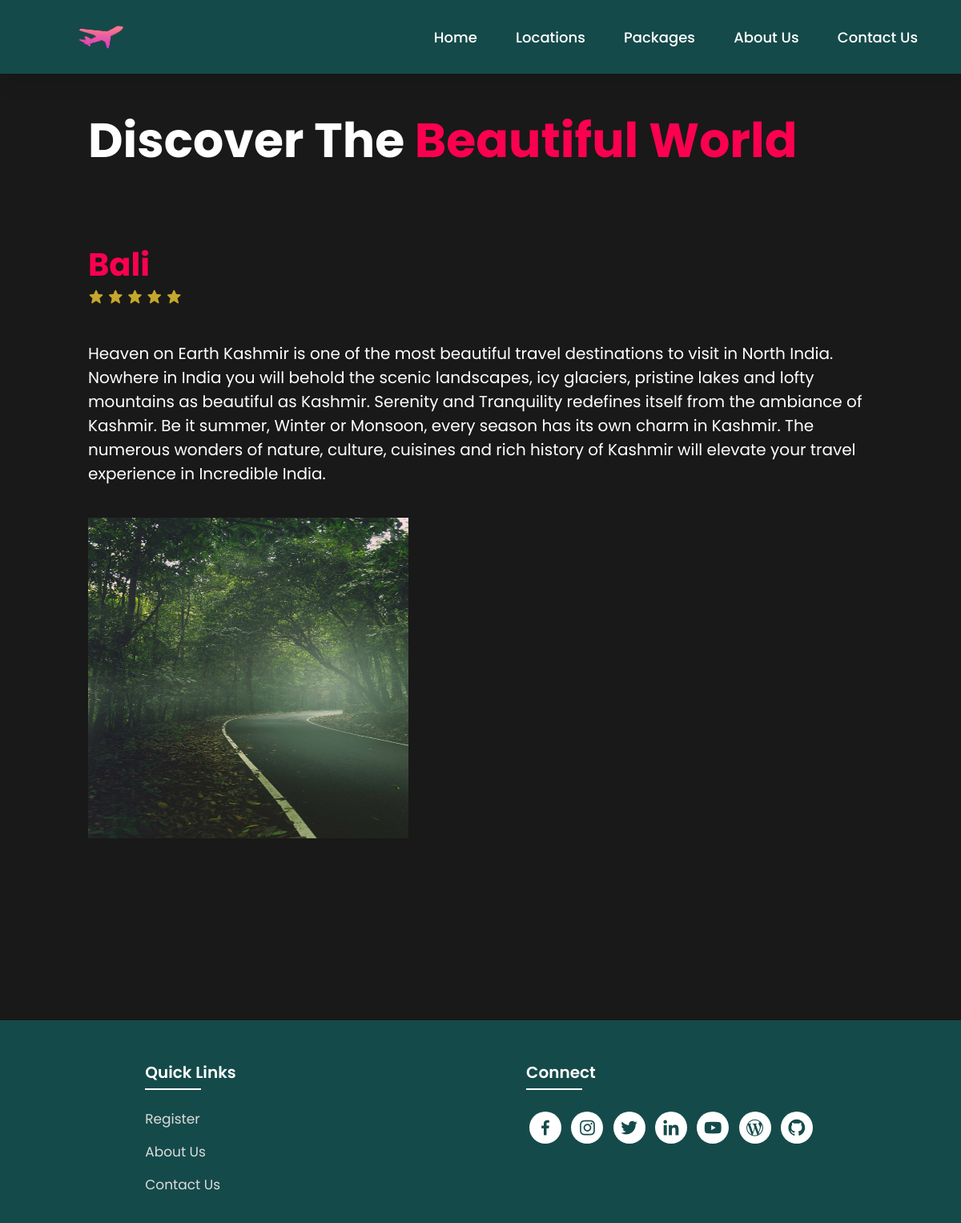
/locations/Bali, run on the app's committed database.
### travel/models.py (models this page shows)
class Location(models.Model):
    country = models.CharField(max_length=100)
    cityName = models.CharField(max_length=100)
    rating = models.IntegerField(default=0)
    description = models.CharField(max_length=500)
    image = models.ImageField(upload_to='static/images/',null=True)

### travel/views.py (the view)
# urls.py: path("locations/<str:city>",views.locations_city)
def locations_city(request,city):
    locations = Location.objects.get(cityName=city)
    context = {'location':locations}
    return render(request,"locations.html",context)

### travel/templates/locations.html (shortened to what this page needs)
{% load static %}
<!DOCTYPE html>
<html lang="en">
<head>
    <link rel="stylesheet" type="text/css" href="{% static './css/style.css'%}">
    <link rel="stylesheet"
    href="https://unpkg.com/boxicons@latest/css/boxicons.min.css">
</head>
<body class="location-body">
    <nav>
        <img src="{% static './images/logo.png' %} " class="logo" alt="Logo" title="FirstFlight Travels">
        <ul class="navbar">
            <li>
                <a href="#home">Home</a>
                <a href="#locations">Locations</a>
                <a href="#package">Packages</a>
                <a href="/about">About Us</a>
                <a href="/contact">Contact Us</a>
            </li>
        </ul>
    </nav>
<section class="location-section">
    <div class="location-heading">
        <h1>Discover The <span>Beautiful World</span></h1>
    </div>
    {% if location %}
    <div class="location-detail" id="kashmir">
        <h1>{{location.cityName}}</h1>
        <div class="stars">
            <a href="#"><i class='bx bxs-star'></i></a>
            <a href="#"><i class='bx bxs-star'></i></a>
            <a href="#"><i class='bx bxs-star'></i></a>
            <a href="#"><i class='bx bxs-star'></i></a>
            <a href="#"><i class='bx bxs-star'></i></a>
        </div>
        <p>{{ location.description }}</p>
        <div class="location-img">
            <img src="{{ location.image }}" alt="{{ location.cityName }}">
        </div>
    </div>
    {% endif %}
    </section>
<section class="footer">
    <div class="foot">
        <div class="footer-content">
            <div class="footlinks">
                <h4>Quick Links</h4>
                <ul>
                    <li><a href="./register.html">Register</a></li>
                    <li><a href="./about.html">About Us</a></li>
                    <li><a href="./contact.html">Contact Us</a></li>
                </ul>
            </div>
            <div class="footlinks">
                <h4>Connect</h4>
                <div class="social">
                    <a href="https://www.facebook.com/" target="_blank"><i class='bx bxl-facebook'></i></a>
                    <a href="https://www.instagram.com" target="_blank"><i class='bx bxl-instagram' ></i></a>
                    <a href="https://www.twitter.com" target="_blank"><i class='bx bxl-twitter' ></i></a>
                    <a href="https://www.linkedin.com/in" target="_blank"><i class='bx bxl-linkedin' ></i></a>
                    <a href="https://www.youtube.com/" target="_blank"><i class='bx bxl-youtube' ></i></a>
                    <a href="https://www.wordpress.com" target="_blank"><i class='bx bxl-wordpress' ></i></a>
                    <a href="https://www.github.com" target="_blank"><i class='bx bxl-github'></i></a>
                </div>
            </div>
        </div>
    </div>
</section>
</body>
</html>

### travel/static/css/style.css (style rules this page uses)
* { padding:0; margin:0; box-sizing:border; font-family:'Poppins',sans-serif; text-decoration: none; list-style: none; scroll-behavior: smooth; }
nav { width: 100%; position: fixed; background-color: rgb(21, 74, 74); box-shadow: 5px 5px 30px rgba(0, 0, 0, 15%); display: flex; align-items: center; justify-content: space-between; }
nav .logo { width: 60px; margin: 2vh; margin-left: 8%; }
nav ul li { list-style: none; display: inline-block; margin-left: 40px; }
.navbar { display: flex; margin-right: 4vh; }
.navbar a { color: white; font-size: 18px; padding: 10px 22px; border-radius: 4px; font-weight: 500; text-decoration: none; transition: ease 0.40s; }
nav ul li a { text-decoration: none; color: rgb(255, 255, 255); font-size: 17px; }
.footer { margin-top: 80px; background-color: rgb(21, 74, 74); }
.foot { padding: 20px 0; }
.footer-content { display: flex; flex-wrap: wrap; justify-content: space-around; }
.footlinks h4 { margin-top: 30px; font-size: 20px; font-weight: 600; color: white; margin-bottom: 30px; position: relative; }
.footlinks h4::before { content: ""; position: absolute; height: 2px; width: 70px; left: 0; bottom: -7px; background: white; }
.footlinks ul li { margin-bottom: 15px; }
.footlinks ul li a { font-size: 17px; color: #dddddd; display: block; transition: ease 0.30s; }
.social a { font-size: 25px; margin: 4px; height: 40px; width: 40px; color: rgb(21, 74, 74); background-color: white; display: inline-flex; justify-content: center; align-items: center; border-radius: 20px; transition: ease 0.30s; }
.location-body { background-color: #191919; color: white; }
.location-section { padding: 110px; height: 100%; min-height: 100vh; }
.location-heading h1 { margin-top: 20px; font-size: 60px; margin-bottom: 20px; }
.location-heading h1 span { color: #fc0050; }
.location-detail h1 { padding-top: 60px; color: #fc0050; font-size: 40px; }
.location-detail p { font-size: 20px; margin-top: 40px; margin-bottom: 10px; }
.location-img img { height: 400px; width: 400px; margin-top: 30px; margin-bottom: 30px; }
.stars i { font-size: 20px; color: rgb(197, 167, 44); }

### data on the page
Location: cityName "Bali", description "Heaven on Earth Kashmir is one of the most beautiful travel destinations to visit in North India. Nowhere in India you will behold the scenic landscapes, icy glaciers, pristine lakes and lofty mountains as beautiful as Kashmir. Serenity and Tranquility redefines itself from the ambiance of Kashmir. Be it summer, Winter or Monsoon, every season has its own charm in Kashmir. The numerous wonders of nature, culture, cuisines and rich history of Kashmir will elevate your travel experience in Incredible India.", image (picture)
